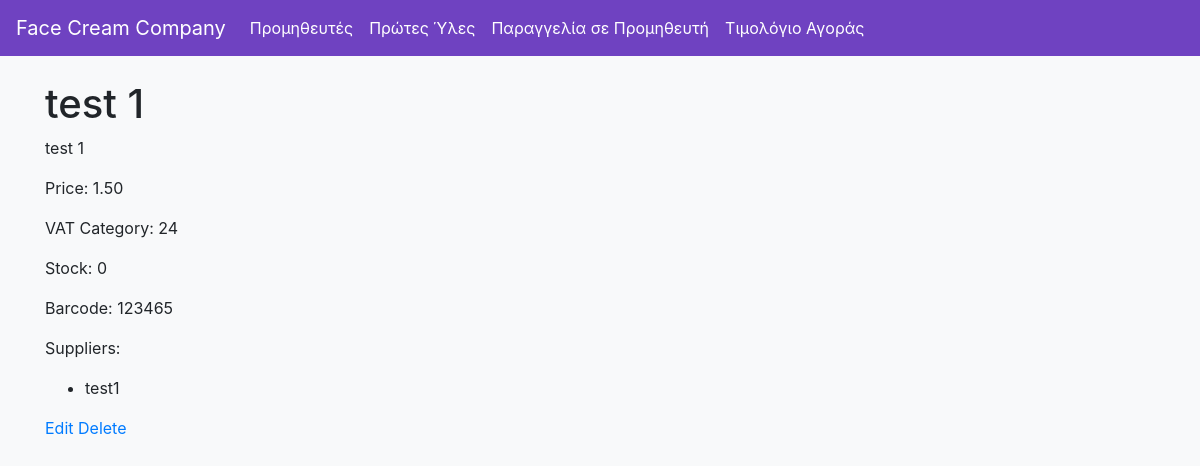
The page /api/rawmaterials/1/ on the database its author committed.
### raw_materials/models.py (models this page shows, shortened)
class RawMaterial(models.Model):
    code = models.CharField(max_length=20, unique=True)
    name = models.CharField(max_length=100)
    description = models.TextField()
    price = models.DecimalField(max_digits=10, decimal_places=2)
    vat_category = models.CharField(max_length=50)
    stock = models.IntegerField()
    barcode = models.CharField(max_length=50)
    suppliers = models.ManyToManyField(Supplier)

class Supplier(models.Model):
    code = models.CharField(max_length=20, unique=True)
    name = models.CharField(max_length=100)
    address = models.TextField()
    phone = models.CharField(max_length=15)
    mobile = models.CharField(max_length=15)
    email = models.EmailField()

### raw_materials/views.py (the view)
# urls.py: path('rawmaterials/<int:pk>/', RawMaterialDetailView.as_view(), name='rawmaterial_detail'),
class RawMaterialDetailView(DetailView):
    model = RawMaterial
    template_name = 'raw_materials/rawmaterial_detail.html'
    context_object_name = 'rawmaterial'

### raw_materials/templates/raw_materials/rawmaterial_detail.html
{% extends 'base.html' %}
{% block content %}
<h1>{{ rawmaterial.name }}</h1>
<p>{{ rawmaterial.description }}</p>
<p>Price: {{ rawmaterial.price }}</p>
<p>VAT Category: {{ rawmaterial.vat_category }}</p>
<p>Stock: {{ rawmaterial.stock }}</p>
<p>Barcode: {{ rawmaterial.barcode }}</p>
<p>Suppliers:</p>
<ul>
    {% for supplier in rawmaterial.suppliers.all %}
        <li>{{ supplier.name }}</li>
    {% endfor %}
</ul>
<a href="{% url 'rawmaterial_update' rawmaterial.pk %}">Edit</a>
<a href="{% url 'rawmaterial_delete' rawmaterial.pk %}">Delete</a>
{% endblock %}

### raw_materials/templates/base.html (style rules this page uses)
body { background-color: #f8f9fa; }

### rows shown on the page
RawMaterial: name "test 1", description "test 1", price "1.50", vat_category "24", stock "0", barcode "123465"
Supplier: name "test1"
